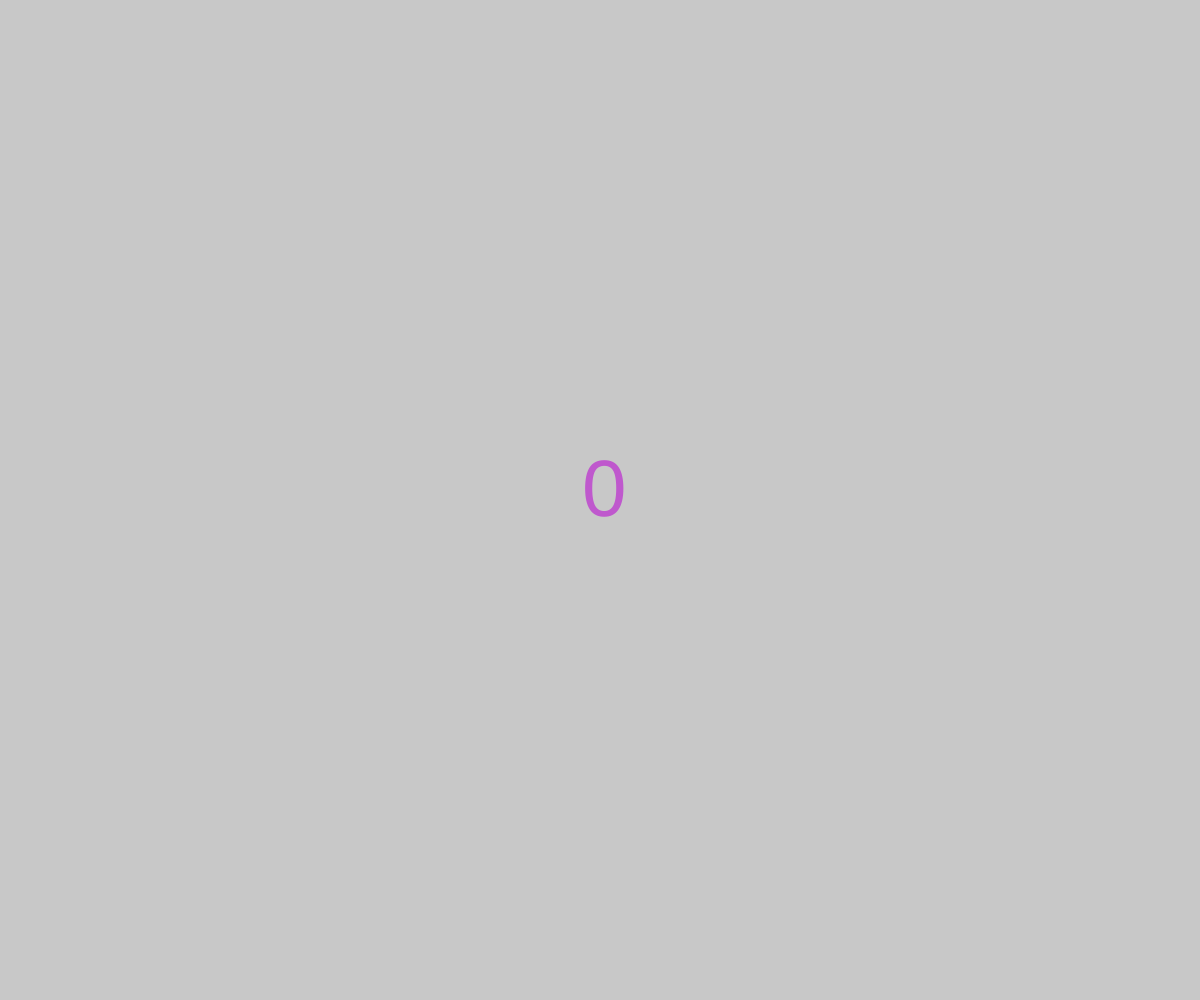
Frame 1 (no input)
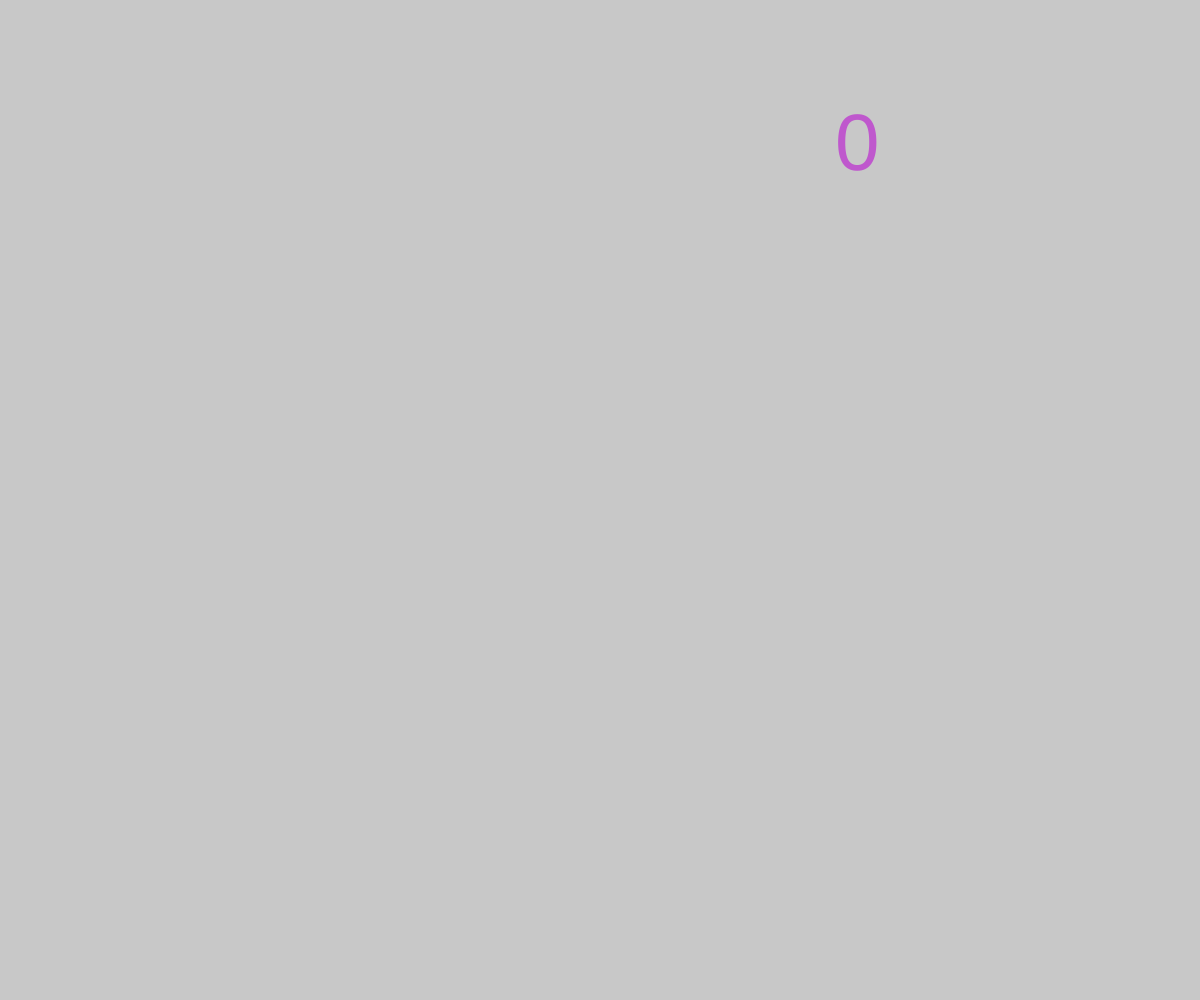
Frame 60 (no input)
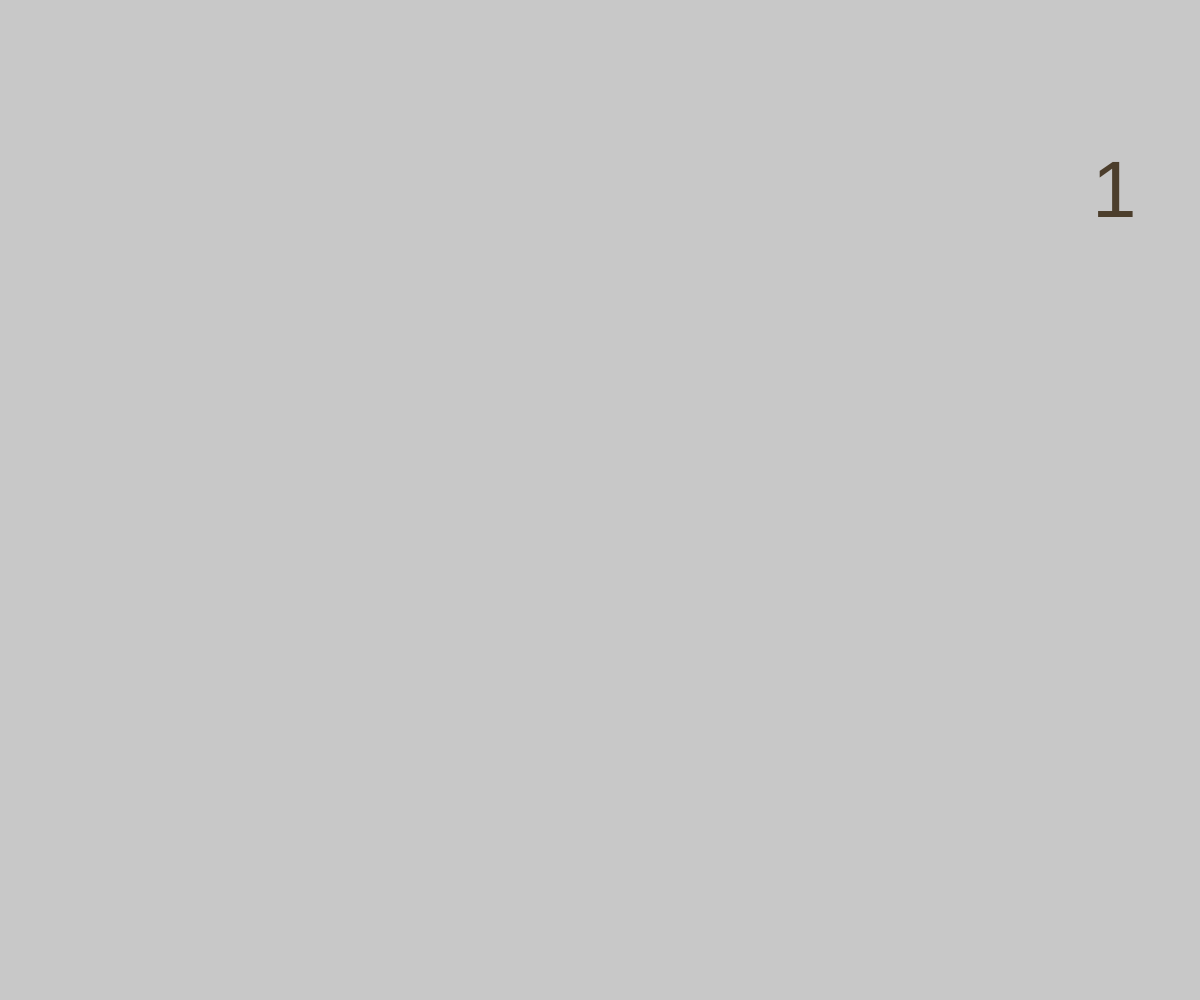
Frame 120 (the mouse pressed at the canvas centre since frame 60)

The p5.js sketch that drew these frames (run headless with seeded random() and noise() and a simulated clock; from frame 60 on, the mouse is pressed at the canvas centre):

// p5.js sketch
// ── sketch.js
let posizioneX, posizioneY;
let velX, velY;
let currentNumber = 0;
let r, g, b;

function setup() {
    createCanvas(windowWidth, windowHeight);

    posizioneX = width / 2;
    posizioneY = height / 2;

    velX = random(-10, 10);
    velY = random(-10, 10);

    changeColor(); // Initialize with a random color
}

function windowResized() {
    resizeCanvas(windowWidth, windowHeight);
}

function changeColor() {
    r = random(255);
    g = random(255);
    b = random(255);
}

function draw() {
    posizioneX = posizioneX + velX;
    posizioneY = posizioneY + velY;

    if (posizioneX >= width || posizioneX < 0) {
        velX = -velX;
        currentNumber++;
        changeColor();
    }

    if (posizioneY >= height || posizioneY < 0) {
        velY = -velY;
        currentNumber++;
        changeColor();
    }

    background(200);

    noStroke();
    fill(r, g, b);
    textSize(80);
    textAlign(CENTER, CENTER);
    text(currentNumber, posizioneX, posizioneY);
}
